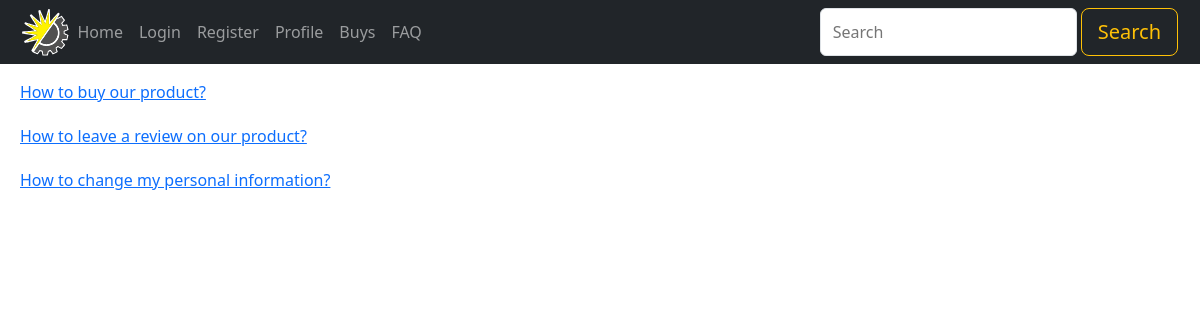
Before: /faqs/ with the older database file.
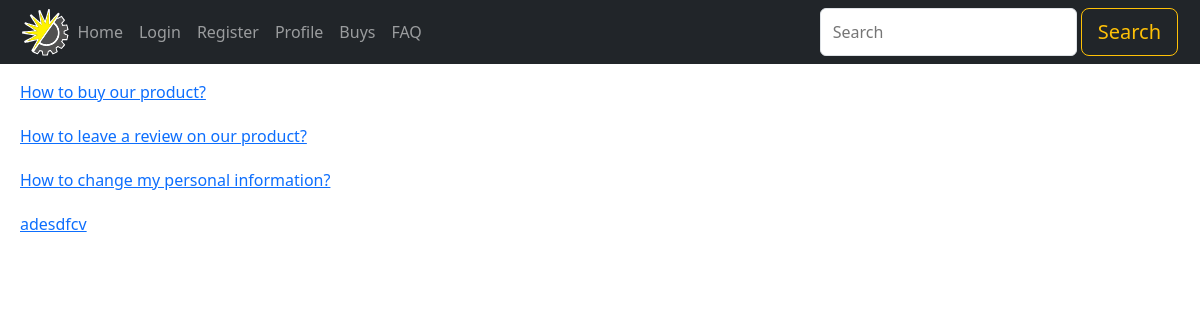
After: the same page with the newer database file.
### apps/shop/models.py (models this page shows, shortened)
class Faq(models.Model):
    date = models.DateField(auto_now_add=True, editable=False)
    title = models.CharField(max_length=64, blank=True)
    content = models.TextField()
    def get_absolute_url(self):
        return f"/faq/{self.id}/"

### apps/shop/views.py (the view)
# urls.py: path("faqs/", views.faqs, name='faqs'),
def faqs(request):
    f = Faq.objects.all()
    return render(request, "shop/faqs.html", {
        'faqs': f
    })

### apps/core/template_tools/exec.py (called while the page is built)
    def render(self, context):
        clist = list(context)
        clist.reverse()
        context_dict = {}
        for c in clist:
            context_dict.update(c)
            for item in c:
                if isinstance(item, dict):
                    context_dict.update(item)
        try:
            exec_locals = {}
            exec(self.tag_arg, context_dict, exec_locals)
        except IndentationError as e:
            raise
        except SyntaxError as e:
            raise SyntaxError(
                "Make sure you don't use special dot notation and other quirks of template syntax.") from e
        else:
            for key, value in exec_locals.items():
                context[key] = value
            return ''

### apps/shop/templates/shop/faqs.html
{% extends "shop/base.html" %}
{% block content %}
  {% for f in faqs %}
    <dt style="margin: 20px;"><a href="{{ f.get_absolute_url }}">{{ f.title }}</a></dt>
      {% empty %}
        <dt>No FAQ now</dt>
      {% endfor %}
{% endblock %}

Changed rows visible on the page:
added Faq: title "adesdfcv"
